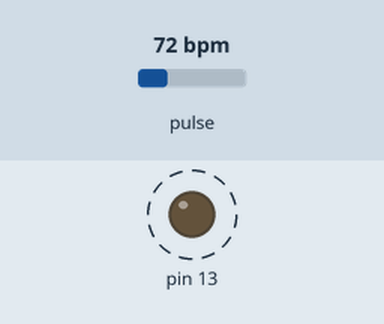
The sketch below on a simulated Arduino Uno, built with avr-gcc and run on an emulated ATmega328P. Parts: output pins drawn as LEDs (lit = HIGH). Dashed ring = blinking. Inputs (shaded band) come from the test bench; at power-on: pulse 72 bpm. What the sketch prints to the serial monitor is not drawn.

Above: at 1.2 s.
1.3 s: pulse set to 130 bpm
At 1.43 s:
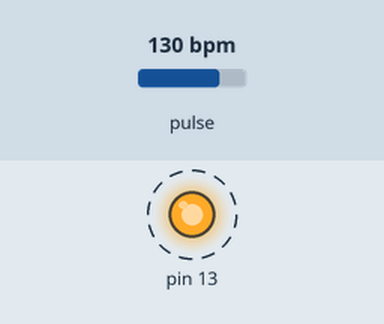
4.3 s: pulse set to 42 bpm
At 5.71 s:
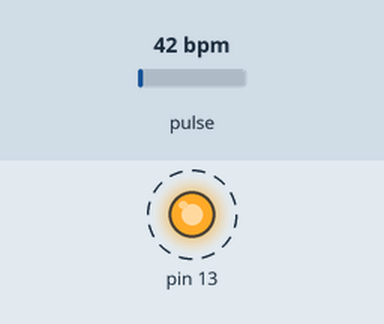
Timing chart, 0 to 11.8 s (numbered marks = the images above; inputs shaded):
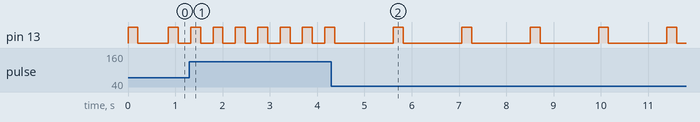

The sketch:

heartbeat.ino
```cpp
#include <SoftwareSerial.h>
#define USE_ARDUINO_INTERRUPTS true   // Set-up low-level interrupts for most acurate BPM math
#include <PulseSensorPlayground.h>     // Includes the PulseSensorPlayground Library
SoftwareSerial nodemcu(7, 8); // nodemcu module connected here

const int PulseWire = 0;       // 'S' Signal pin connected to A0
const int LED13 = 13;          // The on-board Arduino LED
int Threshold = 550;           // Determine which Signal to "count as a beat" and which to ignore
String myString;
String cmessage; // complete message
char buff[10];

PulseSensorPlayground pulseSensor;  // Creates an object

void setup()
{
  Serial.begin(9600);
  nodemcu.begin(9600);

  // Configure the PulseSensor object, by assigning our variables to it
  pulseSensor.analogInput(PulseWire);
  pulseSensor.blinkOnPulse(LED13);       // Blink on-board LED with heartbeat
  pulseSensor.setThreshold(Threshold);

  // Double-check the "pulseSensor" object was created and began seeing a signal
  if (pulseSensor.begin())
  {
    Serial.println("PulseSensor object created!");
  }
}

void loop()
{
  int myBPM = pulseSensor.getBeatsPerMinute();      // Calculates BPM

  if (pulseSensor.sawStartOfBeat()) // Constantly test to see if a beat happened
  {
    Serial.println("♥  A HeartBeat Happened ! "); // If true, print a message
    Serial.print("BPM: ");
    Serial.println(myBPM);                        // Print the BPM value
    myString = dtostrf(myBPM, 3, 0, buff);
    cmessage = cmessage + myString ;
    nodemcu.println(cmessage);
    Serial.println(cmessage);
    cmessage = "";
    Serial.println();
  }
  delay(20);
}
```

Measured:
- after the input at 1.3 s, pin 13: alternates HIGH for 0.21 s and LOW for 0.26 s, starting at once
- after the input at 4.3 s, pin 13: alternates HIGH for 0.21 s and LOW for 1.2 s, starting after 1.3 s
- by itself, pin 13: alternates HIGH for 0.21 s and LOW for 0.65 s
